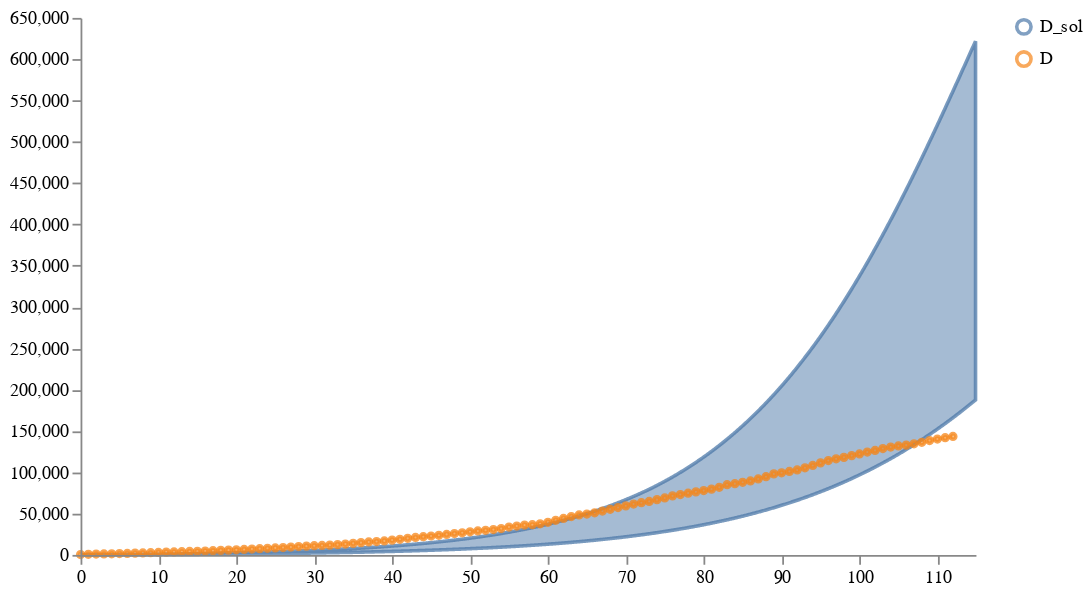

Notebook code for this chart:
### Markdown cell above
## Plot measured diagnosed case data against uncalibrated model diagnosed cases

### Code cell
schema = plots.trajectories(pd.DataFrame(prior_samples["data"]), keep="D_sol",
                            #markers={"Training": 77},
                            points=measured_diagnosed_cases.drop('Timestep',axis=1))
schema = plots.pad(schema, 5)
plots.ipy_display(schema)

### Figure 1 — Vega specification as saved in the notebook (floating-point values rounded to 4 significant figures; data arrays with more than 128 entries replaced by an {"elided": "..."} marker saying what was removed)
{"$schema": "https://vega.github.io/schema/vega/v5.json", "axes": [{"name": "x_axis", "orient": "bottom", "scale": "xscale", "zindex": 100}, {"name": "y_axis", "orient": "left", "scale": "yscale", "zindex": 100}], "data": [{"name": "distributions", "values": {"elided": "1150 records"}}, {"name": "traces", "transform": [{"expr": "isValid(datum.value)", "type": "filter"}], "values": []}, {"name": "points", "values": [{"sample_id": 0, "timepoint": 0, "trajectory": "D", "value": 370}, {"sample_id": 0, "timepoint": 1, "trajectory": "D", "value": 668}, {"sample_id": 0, "timepoint": 2, "trajectory": "D", "value": 978}, {"sample_id": 0, "timepoint": 3, "trajectory": "D", "value": 1133}, {"sample_id": 0, "timepoint": 4, "trajectory": "D", "value": 1332}, {"sample_id": 0, "timepoint": 5, "trajectory": "D", "value": 1580}, {"sample_id": 0, "timepoint": 6, "trajectory": "D", "value": 1792}, {"sample_id": 0, "timepoint": 7, "trajectory": "D", "value": 2132}, {"sample_id": 0, "timepoint": 8, "trajectory": "D", "value": 2421}, {"sample_id": 0, "timepoint": 9, "trajectory": "D", "value": 2656}, {"sample_id": 0, "timepoint": 10, "trajectory": "D", "value": 3022}, {"sample_id": 0, "timepoint": 11, "trajectory": "D", "value": 3339}, {"sample_id": 0, "timepoint": 12, "trajectory": "D", "value": 3546}, {"sample_id": 0, "timepoint": 13, "trajectory": "D", "value": 3822}, {"sample_id": 0, "timepoint": 14, "trajectory": "D", "value": 4153}, {"sample_id": 0, "timepoint": 15, "trajectory": "D", "value": 4395}, {"sample_id": 0, "timepoint": 16, "trajectory": "D", "value": 4712}, {"sample_id": 0, "timepoint": 17, "trajectory": "D", "value": 5119}, {"sample_id": 0, "timepoint": 18, "trajectory": "D", "value": 5483}, {"sample_id": 0, "timepoint": 19, "trajectory": "D", "value": 5778}, {"sample_id": 0, "timepoint": 20, "trajectory": "D", "value": 6161}, {"sample_id": 0, "timepoint": 21, "trajectory": "D", "value": 6623}, {"sample_id": 0, "timepoint": 22, "trajectory": "D", "value": 7062}, {"sample_id": 0, "timepoint": 23, "trajectory": "D", "value": 7573}, {"sample_id": 0, "timepoint": 24, "trajectory": "D", "value": 8030}, {"sample_id": 0, "timepoint": 25, "trajectory": "D", "value": 8477}, {"sample_id": 0, "timepoint": 26, "trajectory": "D", "value": 8908}, {"sample_id": 0, "timepoint": 27, "trajectory": "D", "value": 9444}, {"sample_id": 0, "timepoint": 28, "trajectory": "D", "value": 10061}, {"sample_id": 0, "timepoint": 29, "trajectory": "D", "value": 10614}, {"sample_id": 0, "timepoint": 30, "trajectory": "D", "value": 11116}, {"sample_id": 0, "timepoint": 31, "trajectory": "D", "value": 11426}, {"sample_id": 0, "timepoint": 32, "trajectory": "D", "value": 11825}, {"sample_id": 0, "timepoint": 33, "trajectory": "D", "value": 12432}, {"sample_id": 0, "timepoint": 34, "trajectory": "D", "value": 13109}, {"sample_id": 0, "timepoint": 35, "trajectory": "D", "value": 13957}, {"sample_id": 0, "timepoint": 36, "trajectory": "D", "value": 14857}, {"sample_id": 0, "timepoint": 37, "trajectory": "D", "value": 15666}, {"sample_id": 0, "timepoint": 38, "trajectory": "D", "value": 16134}, {"sample_id": 0, "timepoint": 39, "trajectory": "D", "value": 16944}, {"sample_id": 0, "timepoint": 40, "trajectory": "D", "value": 17891}, {"sample_id": 0, "timepoint": 41, "trajectory": "D", "value": 18908}, {"sample_id": 0, "timepoint": 42, "trajectory": "D", "value": 20039}, {"sample_id": 0, "timepoint": 43, "trajectory": "D", "value": 21096}, {"sample_id": 0, "timepoint": 44, "trajectory": "D", "value": 22055}, {"sample_id": 0, "timepoint": 45, "trajectory": "D", "value": 22881}, {"sample_id": 0, "timepoint": 46, "trajectory": "D", "value": 23762}, {"sample_id": 0, "timepoint": 47, "trajectory": "D", "value": 24799}, {"sample_id": 0, "timepoint": 48, "trajectory": "D", "value": 25819}, {"sample_id": 0, "timepoint": 49, "trajectory": "D", "value": 26734}, {"sample_id": 0, "timepoint": 50, "trajectory": "D", "value": 27949}, {"sample_id": 0, "timepoint": 51, "trajectory": "D", "value": 29015}, {"sample_id": 0, "timepoint": 52, "trajectory": "D", "value": 29782}, {"sample_id": 0, "timepoint": 53, "trajectory": "D", "value": 30634}, {"sample_id": 0, "timepoint": 54, "trajectory": "D", "value": 31831}, {"sample_id": 0, "timepoint": 55, "trajectory": "D", "value": 33761}, {"sample_id": 0, "timepoint": 56, "trajectory": "D", "value": 34927}, {"sample_id": 0, "timepoint": 57, "trajectory": "D", "value": 36070}, {"sample_id": 0, "timepoint": 58, "trajectory": "D", "value": 36524}, {"sample_id": 0, "timepoint": 59, "trajectory": "D", "value": 37635}, {"sample_id": 0, "timepoint": 60, "trajectory": "D", "value": 39402}, {"sample_id": 0, "timepoint": 61, "trajectory": "D", "value": 41828}, {"sample_id": 0, "timepoint": 62, "trajectory": "D", "value": 44163}, {"sample_id": 0, "timepoint": 63, "trajectory": "D", "value": 46387}, {"sample_id": 0, "timepoint": 64, "trajectory": "D", "value": 48386}, {"sample_id": 0, "timepoint": 65, "trajectory": "D", "value": 49419}, {"sample_id": 0, "timepoint": 66, "trajectory": "D", "value": 50960}, {"sample_id": 0, "timepoint": 67, "trajectory": "D", "value": 53045}, {"sample_id": 0, "timepoint": 68, "trajectory": "D", "value": 55147}, {"sample_id": 0, "timepoint": 69, "trajectory": "D", "value": 57327}, {"sample_id": 0, "timepoint": 70, "trajectory": "D", "value": 59354}, {"sample_id": 0, "timepoint": 71, "trajectory": "D", "value": 61511}, {"sample_id": 0, "timepoint": 72, "trajectory": "D", "value": 63147}, {"sample_id": 0, "timepoint": 73, "trajectory": "D", "value": 64758}, {"sample_id": 0, "timepoint": 74, "trajectory": "D", "value": 66904}, {"sample_id": 0, "timepoint": 75, "trajectory": "D", "value": 68964}, {"sample_id": 0, "timepoint": 76, "trajectory": "D", "value": 71450}, {"sample_id": 0, "timepoint": 77, "trajectory": "D", "value": 73088}, {"sample_id": 0, "timepoint": 78, "trajectory": "D", "value": 74741}, {"sample_id": 0, "timepoint": 79, "trajectory": "D", "value": 76299}, {"sample_id": 0, "timepoint": 80, "trajectory": "D", "value": 77828}, {"sample_id": 0, "timepoint": 81, "trajectory": "D", "value": 79601}, {"sample_id": 0, "timepoint": 82, "trajectory": "D", "value": 81782}, {"sample_id": 0, "timepoint": 83, "trajectory": "D", "value": 84947}, {"sample_id": 0, "timepoint": 84, "trajectory": "D", "value": 86250}, {"sample_id": 0, "timepoint": 85, "trajectory": "D", "value": 87903}, {"sample_id": 0, "timepoint": 86, "trajectory": "D", "value": 89529}, {"sample_id": 0, "timepoint": 87, "trajectory": "D", "value": 91962}, {"sample_id": 0, "timepoint": 88, "trajectory": "D", "value": 94682}, {"sample_id": 0, "timepoint": 89, "trajectory": "D", "value": 98064}, {"sample_id": 0, "timepoint": 90, "trajectory": "D", "value": 99349}, {"sample_id": 0, "timepoint": 91, "trajectory": "D", "value": 101054}, {"sample_id": 0, "timepoint": 92, "trajectory": "D", "value": 102780}, {"sample_id": 0, "timepoint": 93, "trajectory": "D", "value": 105387}, {"sample_id": 0, "timepoint": 94, "trajectory": "D", "value": 108282}, {"sample_id": 0, "timepoint": 95, "trajectory": "D", "value": 111371}, {"sample_id": 0, "timepoint": 96, "trajectory": "D", "value": 114176}, {"sample_id": 0, "timepoint": 97, "trajectory": "D", "value": 116273}, {"sample_id": 0, "timepoint": 98, "trajectory": "D", "value": 118062}, {"sample_id": 0, "timepoint": 99, "trajectory": "D", "value": 120173}, {"sample_id": 0, "timepoint": 100, "trajectory": "D", "value": 122191}, {"sample_id": 0, "timepoint": 101, "trajectory": "D", "value": 124425}, {"sample_id": 0, "timepoint": 102, "trajectory": "D", "value": 126497}, {"sample_id": 0, "timepoint": 103, "trajectory": "D", "value": 128772}, {"sample_id": 0, "timepoint": 104, "trajectory": "D", "value": 130524}, {"sample_id": 0, "timepoint": 105, "trajectory": "D", "value": 131883}, {"sample_id": 0, "timepoint": 106, "trajectory": "D", "value": 132882}, {"sample_id": 0, "timepoint": 107, "trajectory": "D", "value": 134442}, {"sample_id": 0, "timepoint": 108, "trajectory": "D", "value": 136330}, {"sample_id": 0, "timepoint": 109, "trajectory": "D", "value": 138392}, {"sample_id": 0, "timepoint": 110, "trajectory": "D", "value": 140192}, {"sample_id": 0, "timepoint": 111, "trajectory": "D", "value": 141854}, {"sample_id": 0, "timepoint": 112, "trajectory": "D", "value": 143382}]}, {"name": "markers", "values": []}, {"name": "selected", "on": [{"remove": true, "trigger": "clear"}, {"remove": true, "trigger": "!shift"}, {"insert": "clicked", "trigger": "!shift && clicked"}, {"toggle": "clicked", "trigger": "shift && clicked"}]}], "height": 300, "legends": [{"encode": {"labels": {"interactive": true, "name": "legendLabel", "update": {"opacity": [{"test": "!length(data('selected')) || indata('selected', 'value', datum.value)", "value": 1}, {"value": 0.25}]}}, "symbols": {"interactive": true, "name": "legendSymbol", "update": {"fill": {"value": "transparent"}, "opacity": [{"test": "!length(data('selected')) || indata('selected', 'value', datum.value)", "value": 0.7}, {"value": 0.15}], "size": {"value": 64}, "strokeWidth": {"value": 2}}}}, "name": "color_legend", "stroke": "color"}], "marks": [{"from": {"facet": {"data": "points", "groupby": "trajectory", "name": "points_split"}}, "marks": [{"encode": {"hover": {"fillOpacity": {"value": 0.9}}, "update": {"fill": {"field": "trajectory", "scale": "color"}, "fillOpacity": [{"test": "!length(data('selected')) || indata('selected', 'value', datum.trajectory)", "value": 0.5}, {"value": 0.15}], "size": {"value": 10}, "stroke": {"field": "trajectory", "scale": "color"}, "strokeOpacity": [{"test": "!length(data('selected')) || indata('selected', 'value', datum.trajectory)", "value": 0.75}, {"value": 0.15}], "strokeWidth": {"value": 2}, "tooltip": {"field": "value"}, "x": {"field": "timepoint", "scale": "xscale"}, "y": {"field": "value", "scale": "yscale"}}}, "from": {"data": "points_split"}, "name": "_points_symbol", "type": "symbol", "zindex": 3}, {"encode": {"hover": {"fillOpacity": {"value": 0.9}}, "update": {"interpolate": {"value": "linear"}, "stroke": {"field": "trajectory", "scale": "color"}, "strokeOpacity": [{"test": "!length(data('selected')) || indata('selected', 'value', datum.trajectory)", "value": 0.3}, {"value": 0.1}], "strokeWidth": {"value": 2}, "x": {"field": "timepoint", "scale": "xscale"}, "y": {"field": "value", "scale": "yscale"}}}, "from": {"data": "points_split"}, "name": "_points_line", "type": "line", "zindex": 3}], "name": "_points", "type": "group", "zindex": 3}, {"from": {"facet": {"data": "traces", "groupby": "trajectory", "name": "traces_split"}}, "marks": [{"encode": {"hover": {"fillOpacity": {"value": 0.9}}, "update": {"interpolate": {"value": "linear"}, "stroke": {"field": "trajectory", "scale": "color"}, "strokeOpacity": [{"test": "!length(data('selected')) || indata('selected', 'value', datum.trajectory)", "value": 0.75}, {"value": 0.15}], "strokeWidth": {"value": 2}, "x": {"field": "timepoint", "scale": "xscale"}, "y": {"field": "value", "scale": "yscale"}}}, "from": {"data": "traces_split"}, "name": "_traces_lines", "type": "line"}], "name": "_traces", "type": "group", "zindex": 2}, {"from": {"facet": {"data": "distributions", "groupby": "trajectory", "name": "trajectory_split"}}, "marks": [{"encode": {"hover": {"fillOpacity": {"value": 0.9}}, "update": {"fill": {"field": "trajectory", "scale": "color"}, "fillOpacity": [{"test": "!length(data('selected')) || indata('selected', 'value', datum.trajectory)", "value": 0.5}, {"value": 0.15}], "interpolate": {"value": "linear"}, "stroke": {"field": "trajectory", "scale": "color"}, "strokeOpacity": [{"test": "!length(data('selected')) || indata('selected', 'value', datum.trajectory)", "value": 0.75}, {"value": 0.15}], "strokeWidth": {"value": 2}, "x": {"field": "timepoint", "scale": "xscale"}, "y": {"field": "upper", "scale": "yscale"}, "y2": {"field": "lower", "scale": "yscale"}}}, "from": {"data": "trajectory_split"}, "type": "area"}], "name": "_distributions", "type": "group", "zindex": 1}, {"marks": [{"encode": {"enter": {"stroke": {"value": "lightgray"}}, "update": {"opacity": {"value": 1}, "x": {"field": "timepoint", "scale": "xscale"}, "y": {"signal": "height"}, "y2": {"value": 0}}}, "from": {"data": "markers"}, "name": "_marker text", "type": "rule"}, {"encode": {"enter": {"fontSize": {"value": 8}, "text": {"field": "datum.label"}, "y": {"value": 0}}}, "from": {"data": "_marker text"}, "name": "_marker flags", "transform": [{"as": ["x", "_y", "opacity", "align", "baseline"], "lineAnchor": "start", "offset": [1], "size": {"signal": "[width, height]"}, "type": "label"}], "type": "text"}], "name": "_markers", "type": "group"}], "padding": 5, "scales": [{"domain": {"fields": [{"data": "distributions", "field": "timepoint"}, {"data": "traces", "field": "timepoint"}, {"data": "points", "field": "timepoint"}, {"data": "markers", "field": "timepoint"}]}, "name": "xscale", "range": "width", "type": "linear", "zero": false}, {"domain": {"fields": [{"data": "distributions", "field": "lower"}, {"data": "distributions", "field": "upper"}, {"data": "traces", "field": "value"}, {"data": "points", "field": "value"}]}, "name": "yscale", "nice": true, "range": "height", "type": "linear", "zero": true}, {"domain": {"fields": [{"data": "distributions", "field": "trajectory"}, {"data": "traces", "field": "trajectory"}, {"data": "points", "field": "trajectory"}]}, "name": "color", "range": "category", "type": "ordinal"}], "signals": [{"name": "clear", "on": [{"events": "mouseup[!event.item]", "force": true, "update": "true"}], "value": true}, {"name": "shift", "on": [{"events": "@legendSymbol:click, @legendLabel:click", "force": true, "update": "event.shiftKey"}], "value": false}, {"name": "clicked", "on": [{"events": "@legendSymbol:click, @legendLabel:click", "force": true, "update": "{value: datum.value}"}], "value": null}], "width": 500}
